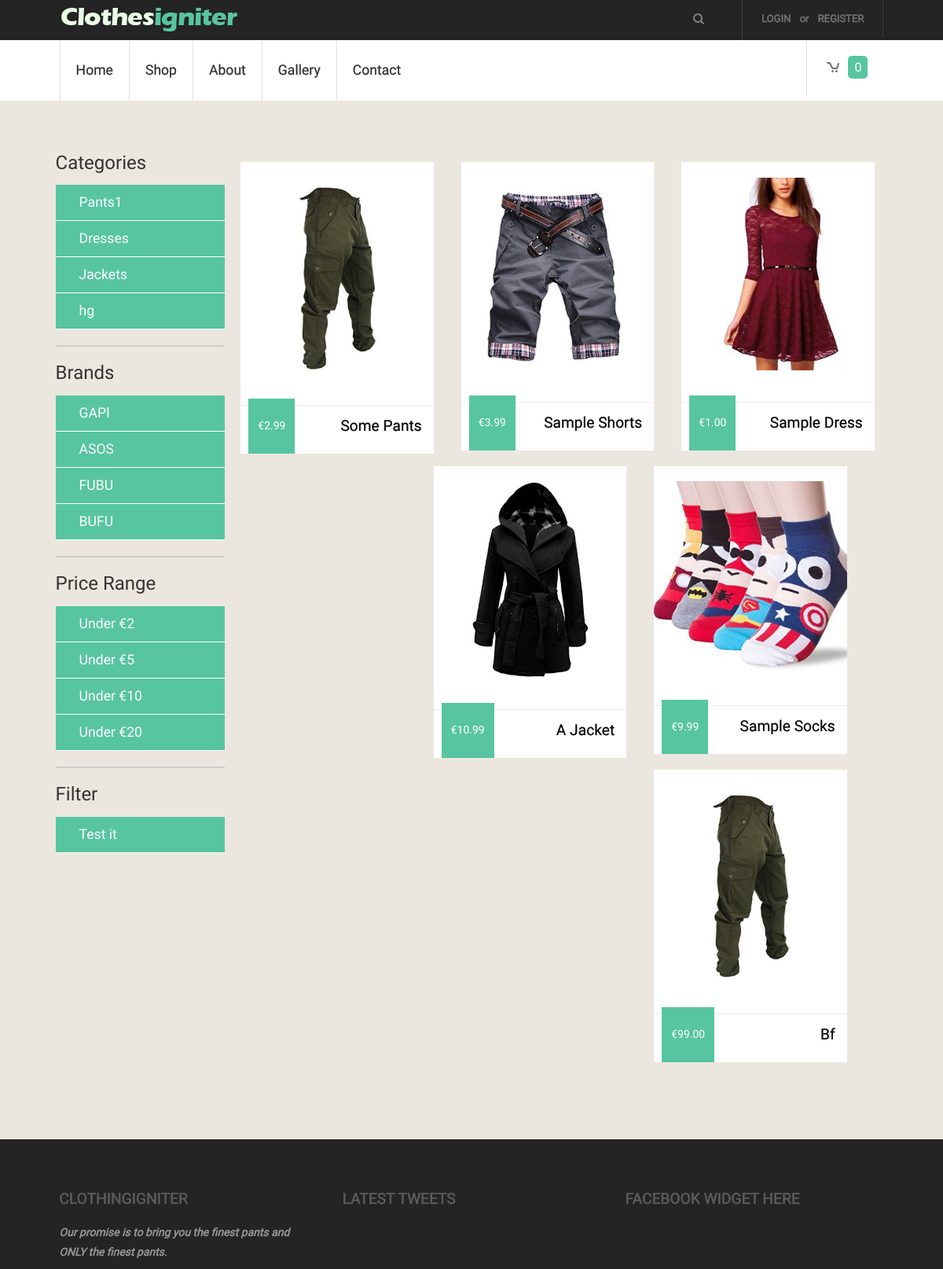
The app's page /index.php/store (upper part), older data.
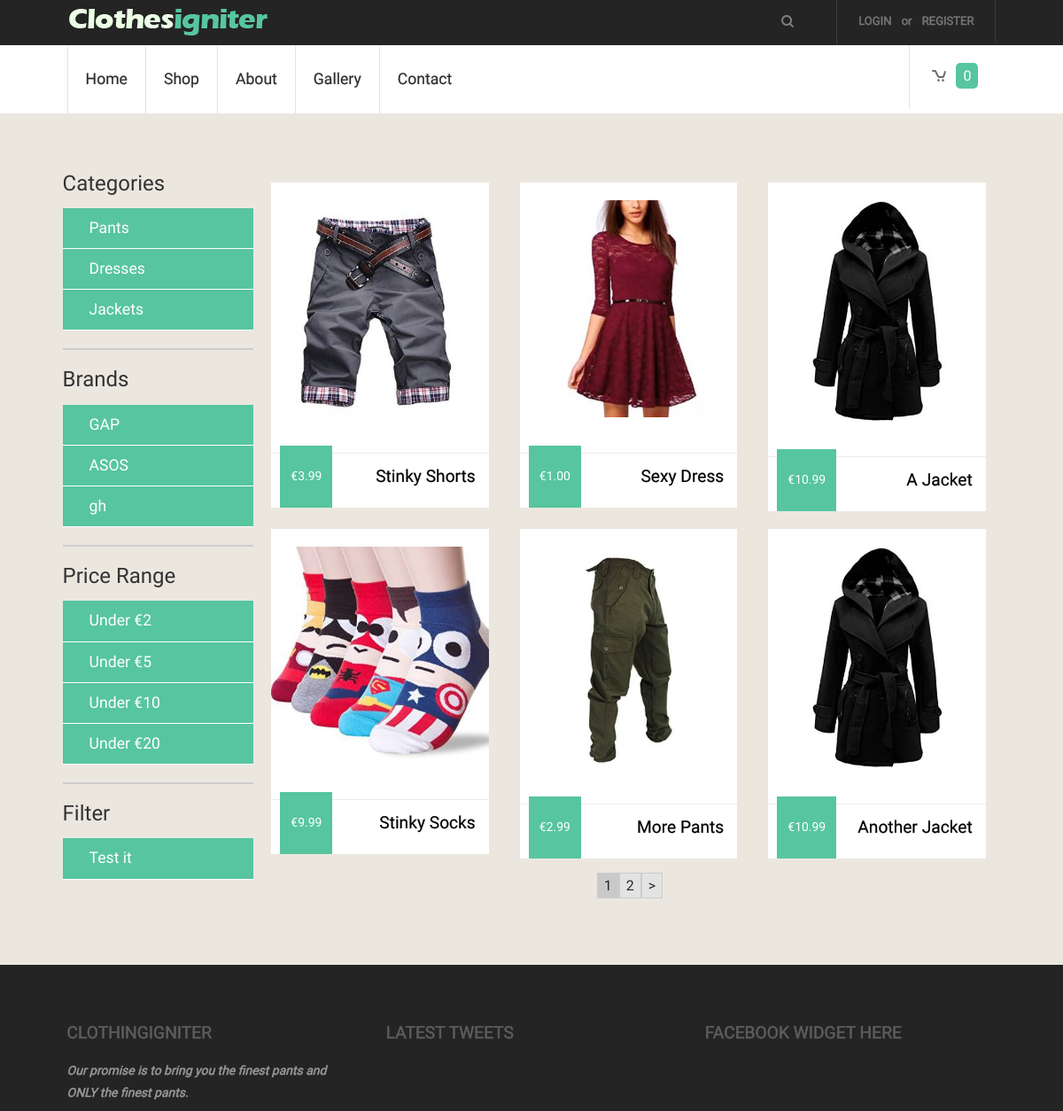
The same page, newer data.
### tables this page shows
CREATE TABLE IF NOT EXISTS `category` (
`id` int(11) NOT NULL,
  `name` varchar(150) NOT NULL,
  `parentID` int(11) NOT NULL,
  `slug` varchar(150) NOT NULL
);

CREATE TABLE IF NOT EXISTS `brand` (
`id` int(11) NOT NULL,
  `name` varchar(150) NOT NULL
);

CREATE TABLE IF NOT EXISTS `store_items` (
`id` int(11) NOT NULL,
  `item_name` varchar(240) NOT NULL,
  `item_price` decimal(7,2) NOT NULL,
  `image_small` varchar(240) NOT NULL,
  `image_large` varchar(240) NOT NULL,
  `item_description` text NOT NULL,
  `rating` int(11) NOT NULL DEFAULT '0',
  `categoryID` int(11) NOT NULL,
  `brandID` int(11) NOT NULL,
  `item_description_short` text NOT NULL
);

### application/views/includes/template.php (called while the page is built)
<?php $this->load->view('includes/header' ,$this->globals);?>
<?php $this->load->view($main_content);?>
<?php $this->load->view('includes/footer');?>

### application/controllers/store.php (called while the page is built, shortened)
<?php
class Store extends MY_Controller{
    function __construct()
    {
        parent::__construct();
        $this->load->model('item_model');
        $this->load->model('stock_model');
        $this->load->model('address_model');
        $this->load->model('orderItem_model');
        $this->load->model('order_model');
        $this->load->helper('url_helper');
        $this->load->library('user_agent');
    }
    function index(){
        $this->load->library('pagination');
        $config['base_url']= base_url().'index.php/store/index';
            $config["total_rows"] = $this->item_model->record_count();
            $config['per_page'] = 6;
            $config['num_links'] = 20;
            $config["uri_segment"] = 3;
            $this->pagination->initialize($config);
            $page = ($this->uri->segment($config["uri_segment"])) ? $this->uri->segment($config["uri_segment"]) : 0;
            $data["items"] = $this->item_model->
            get_items($config["per_page"], $page);
            $data["links"] = $this->pagination->create_links();
            $data['main_content'] = 'store/index';
            $this->load->view('includes/template', $data, $this->globals);
    }
}

### index.php (called while the page is built, shortened)
<?php
require_once BASEPATH.'core/CodeIgniter.php';

### application/models/Category_model.php (called while the page is built, shortened)
<?php
class Category_model extends CI_Model
{
    public function get($id = FALSE)
    {
        if (!$id)
        {
            $query = $this->db->get('category');
            return $query->result_array();
        }
        $query = $this->db->get_where('category', array('id' => $id));
        return $query->row_array();
    }
}

### application/core/MY_Controller.php (called while the page is built, shortened)
<?php
class MY_Controller extends CI_Controller
{
    function __construct()
    {
        $this->globals = array(
            'categories' => $this->category_model->get(),
            'brands' => $this->brand_model->get(),
        );
    }
}

### application/models/Brand_model.php (called while the page is built, shortened)
<?php
class Brand_model extends CI_Model
{
    public function get($id = FALSE)
    {
        if (!$id)
        {
            $query = $this->db->get('brand');
            return $query->result_array();
        }
        $query = $this->db->get_where('brand', array('id' => $id));
        return $query->row_array();
    }
}

### application/models/Item_model.php (called while the page is built, shortened)
<?php
class Item_model extends CI_Model
{
    public function get_items($limit, $start)
    {
        $this->db->limit($limit, $start);
        $query = $this->db->get("store_items");
        if ($query->num_rows() > 0) {
            foreach ($query->result() as $row) {
                $data[] = $row;
            }
            return $data;
        }
        return false;
    }
}

### application/views/store/index.php (the view, shortened to what this page needs)
<div class="row">
    <div class="col-md-3 admin-sidebar">
              <div class="list-group">
                  <ul class="category-select">
                      <h3>Categories</h3>
                  <?php
                  foreach($categories as $category) {
                      echo "<li>" . anchor('store/category/'. $category['id'], $category['name']) . "</li>";
                  }
                  ?>
                  </ul>
                  <hr>
                  <ul class="category-select">
                      <h3>Brands</h3>
                      <?php
                      foreach($brands as $brand) {
                          echo "<li>" . anchor('store/brand/'. $brand['id'], $brand['name']) . "</li>";
                      }
                      ?>
                  </ul>
                  <hr>
                  <ul class="category-select">
                      <h3>Price Range</h3>
                      <?php
                          echo "<li>" . anchor('store/price/2', 'Under &euro;2') . "</li>";
                          echo "<li>" . anchor('store/price/5', 'Under &euro;5') . "</li>";
                          echo "<li>" . anchor('store/price/10', 'Under &euro;10') . "</li>";
                          echo "<li>" . anchor('store/price/20', 'Under &euro;20') . "</li>";
                      ?>
                  </ul>
                  <hr>
                  <ul class="category-select">
                      <h3>Filter</h3>
                      <?php
                      echo "<li>" . anchor('store/filter/1/2', 'Test it') . "</li>";
                      ?>
                  </ul>
               </div>
        </div>
    <div class="col-md-9">
        <div class="grids_of_3">
            <?php if($items!=null){
                foreach($items as $item) { ?>
                    <div class="grid1_of_3">
                        <a href="<?php echo base_url() . 'index.php/item/view/'.$item->id ?>">
                            <img src="<?php echo base_url() . "images/clothes/" . $item->image_large; ?>"  alt=""/>
                            <h3><?php echo $item->item_name ?></h3>
                            <span class="price">&euro;<?php echo $item->item_price ?></span>
                        </a>
                    </div>
                <?php }} ?>
            <?php echo "<div class='pagination'>" . $links . "</div>"; ?>
        </div>
    </div>
</div>

### application/views/includes/header.php (shortened to what this page needs)
<!DOCTYPE html>
<html>
<head>
    <link rel="stylesheet" href="<?php echo base_url();?>css/bootstrap.css">
    <link rel="stylesheet" href="<?php echo base_url();?>css/style.css">
    <link rel="stylesheet" href="<?php echo base_url();?>css/custom.css">
    <link type="text/css" rel="stylesheet" href="<?php echo base_url();?>css/jquery.mmenu.all.css" />
    <link href="<?php echo base_url();?>css/slider.css" rel="stylesheet" type="text/css" media="all" />
    <link href="<?php echo base_url();?>css/vendor/featherlight.min.css" type="text/css" rel="stylesheet" />
</head>
<body>
<div class="top_bg">
    <div class="wrap">
        <div class="header">
            <div class="logo">
                <a href="<?php echo base_url();?>"><img src="<?php echo base_url();?>images/logo.png" alt=""/></a>
            </div>
            <div class="log_reg">
                <ul>
                    <li>
                    <?php
                    if($this->session->is_logged_in){
                        echo "<span class='username'>" . $this->session->username . "</span>" . anchor('login/logout', 'Logout');
                    }
                    else{
                        echo "<li>" . anchor('login', 'Login') . "</li><span class='log'> or </span>
                    <li>". anchor('login/signup', 'Register'). "</li>
                    <div class='clear'></div>";
                    }
                    ?>
                    </li>
                </ul>
            </div>
            <div class="web_search">
                <form>
                    <input type="text" value="" onfocus="this.value = '';" onblur="if (this.value == '') {this.value = '';}">
                    <input type="submit" value=" " />
                </form>
            </div>
        </div>
    </div>
</div>
<div class="wrap">
    <div class="header_btm">
        <div class="menu">
            <ul>
                <li><?php echo anchor('site', 'Home'); ?></li>
                <li><?php echo anchor('store', 'Shop'); ?></li>
                <li><?php echo anchor('site/about', 'About'); ?></li>
                <li><?php echo anchor('site/gallery', 'Gallery'); ?></li>
                <li><?php echo anchor('site/contact', 'Contact'); ?></li>
            </ul>
        </div>
        <div class="header_right">
            <ul>
                <li><a href="<?php echo base_url(); ?>index.php/store/view_cart"><i  class="cart"></i><span><?php echo $this->cart->total_items(); ?></span></a></li>
            </ul>
        </div>
    </div>
</div>
<div class="main_bg">
    <div class="wrap">
        <div class="main">

### application/views/includes/footer.php (shortened to what this page needs)
</div></div></div>
<div class="footer_top">
    <div class="wrap">
        <div class="footer">
            <div class="span_of_3">
                <div class="span1_of_3">
                    <h3>ClothingIgniter</h3>
                    <p>Our promise is to bring you the finest pants and ONLY the finest pants.</p>
                </div>
                <div class="span1_of_3">
                    <h3>Latest Tweets</h3>
                </div>
                <div class="span1_of_3">
                    <h3>Facebook Widget here</h3>
                </div>
            </div>
        </div>
    </div>
</div>
</body>
</html>

### css/style.css (style rules this page uses)
ol,ul { list-style:none;margin:0;padding:0; }
a { text-decoration:none; }
img { max-width:100%; }
html, body { font-family: 'Maven Pro', sans-serif; background:#ffffff; font-size: 100%; }
.wrap { margin:0 auto; width:80%; }
.top_bg { background: #242424; }
.header { padding:0 4%; }
.logo { float:left; margin: 10px 0px 0px 0px; }
.log_reg { border-right: 1px solid rgb(60, 60, 60); padding: 12px 16px; float:right; }
.log_reg ul li { display: inline-block; }
.log_reg li a { font-family: 'Maven Pro', sans-serif; font-size: 0.8125em; padding: 5px 8px; color: #777777; text-transform: uppercase; -webkit-text-stroke: 0.5px; }
.log_reg span.log { font-size: 0.8125em; color: #777777; text-transform: lowercase; -webkit-text-stroke: 0.5px; }
.web_search { position: relative; float:right; width: 28.33333%; border-right: 1px solid rgb(60, 60, 60); padding: 6px 10px; }
.web_search form { -webkit-transition: all 0.3s ease-in-out; -moz-transition: all 0.3s ease-in-out; -o-transition: all 0.3s ease-in-out; transition: all 0.3s ease-in-out; }
.web_search input[type="text"] { font-family: 'Maven Pro', sans-serif; padding: 8px 10px; outline: none; border: none; width: 76%; background: none; font-size: 1em; color: #333333; }
.web_search input[type="submit"] { background: url(../images/search.png) no-repeat 0px 4px; border: none; height: 25px; cursor: pointer; }
.header_btm { padding: 0 4%; }
.menu { float: left; }
.menu ul li { float: left; border-left: 1px solid rgb(226, 226, 226); }
.menu ul li a { display: block; padding: 26px 30px; color: #2d2d2d; font-size: 1.1em; text-transform: capitalize; -webkit-text-stroke: 0.2px; -webkit-transition: all 0.3s ease-in-out; -moz-transition: all 0.3s ease-in-out; -o-transition: all 0.3s ease-in-out; transition: all 0.3s ease-in-out; }
.header_right { float:right; }
.header_right ul li { display: inline-block; }
.header_right ul li a { font-family: 'Maven Pro', sans-serif; display: block; line-height: 1.8em; font-size: 1em; color: #ffffff; padding: 20px 26px; border-left: 1px solid rgb(226, 226, 226); -webkit-transition: all 0.3s ease-in-out; -moz-transition: all 0.3s ease-in-out; -o-transition: all 0.3s ease-in-out; transition: all 0.3s ease-in-out; }
.header_right ul li a span { background: #57C5A0; padding:5px 8px; border-radius:5px; -webkit-border-radius: 5px; -moz-border-radius: 5px; -o-border-radius: 5px; }
.header_right ul li a > i { width: 32px; height: 32px; display: inline-block; vertical-align: middle; transition: none; }
.header_right ul li a > i.cart { background: url(../images/cart.png) no-repeat 5px 8px; }
.main_bg { background: #EBE7DF; }
.main { padding:4%; }
.grids_of_3 { text-align:center; display: block; }
.grid1_of_3 { float:left; width:30.3333%; margin-left:4.3333%; background: #ffffff; position: relative; }
.grid1_of_3:first-child { margin-left: 0; }
.grid1_of_3 a { display: block; }
.grid1_of_3 img { padding: 8% 0; }
.grid1_of_3 h3 { border-top: 1px solid #EBEBEB; padding: 15px; font-size: 1.2em; color: #000000; -webkit-text-stroke: 0.2px; text-shadow: 0 1px 0 #ffffff; text-transform: capitalize; }
.price { background: #57C5A0; color: #ffffff; font-size: 0.8725em; padding: 25px 12px; position: absolute; bottom: 0px; left: 10px; }
.grids_of_3 { display: block; margin: 4% 0; }
.footer_top { background: #242424; }
.footer { padding: 4%; }
.span_of_3 { display: block; }
.span1_of_3 { float:left; width:30.9999%; margin-left:3.3333%; }
.span1_of_3:first-child { margin-left: 0; }
.span1_of_3 h3 { font-size: 1.2em; color: #5e5e5e; text-transform: uppercase; -webkit-text-stroke: 0.5px; margin-bottom: 6%; }
.span1_of_3 p { font-size: 0.8725em; color: #9B9B9B; line-height: 1.8em; -webkit-text-stroke: 0.5px; font-style: italic; }
@media only screen and (max-width: 1366px) { .wrap { width:95%; } }
@media only screen and (max-width: 1366px) { .web_search { width: 26.33333%; } }
@media only screen and (max-width: 1280px) { .wrap { width:95%; } }
@media only screen and (max-width: 1280px) { .web_search { width: 30.33333%; } }
@media only screen and (max-width: 1280px) { .menu ul li a { padding: 26px 20px; } }
@media only screen and (max-width: 1280px) { .header_right ul li a { padding: 20px 20px; } }

### css/slider.css (style rules this page uses)
@media only screen and (max-width: 1366px) { .wrap { width:95%; } }
@media only screen and (max-width: 1280px) { .wrap { width:95%; } }

Row changes from the older to the newer data that the page shows:
removed category: id+name "hg"
removed brand: id+name "FUBU"
removed brand: id+name "BUFU"
removed store_items: image_large (picture), item_name "Some Pants", item_price "2.99"
removed store_items: image_large (picture), item_name "Bf", item_price "99.00"
changed category: id+name "Pants1" → "Pants"
changed brand: id+name "GAPl" → "GAP"
added brand: id+name "gh"
changed store_items: item_name "Sample Shorts" → "Stinky Shorts"
changed store_items: item_name "Sample Dress" → "Sexy Dress"
changed store_items: item_name "Sample Socks" → "Stinky Socks"
added store_items: image_large (picture), item_name "More Pants", item_price "2.99"
added store_items: image_large (picture), item_name "Another Jacket", item_price "10.99"
Text that changed along with them:
$links: (not shown) → "1 2 >"
